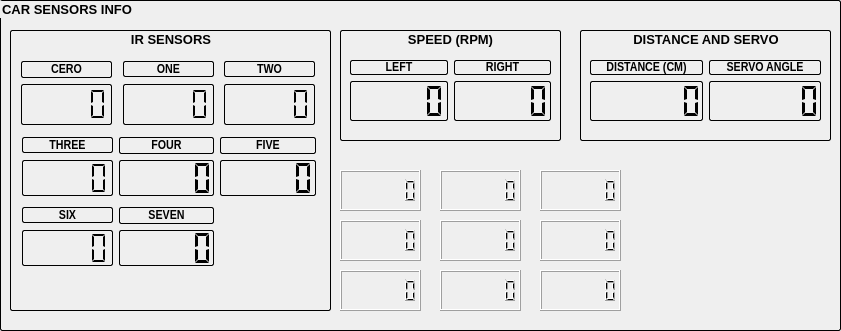
   <widget class="QGroupBox" name="groupBox_10">
    <property name="geometry">
     <rect>
      <x>440</x>
      <y>190</y>
      <width>841</width>
      <height>331</height>
     </rect>
    </property>
    <property name="font">
     <font>
      <pointsize>10</pointsize>
      <bold>true</bold>
     </font>
    </property>
    <property name="styleSheet">
     <string notr="true">QGroupBox {
    border: 1px solid gray;
    border-color: black;
    border-radius: 2px;
}</string>
    </property>
    <property name="title">
     <string>CAR SENSORS INFO</string>
    </property>
    <property name="alignment">
     <set>Qt::AlignLeading|Qt::AlignLeft|Qt::AlignVCenter</set>
    </property>
    <property name="flat">
     <bool>false</bool>
    </property>
    <widget class="QGroupBox" name="groupBox_11">
     <property name="geometry">
      <rect>
       <x>10</x>
       <y>30</y>
       <width>321</width>
       <height>281</height>
      </rect>
     </property>
     <property name="font">
      <font>
       <pointsize>10</pointsize>
       <bold>true</bold>
      </font>
     </property>
     <property name="title">
      <string>IR SENSORS</string>
     </property>
     <property name="alignment">
      <set>Qt::AlignCenter</set>
     </property>
     <widget class="QLCDNumber" name="ir_4">
      <property name="geometry">
       <rect>
        <x>109</x>
        <y>130</y>
        <width>95</width>
        <height>36</height>
       </rect>
      </property>
      <property name="font">
       <font>
        <family>Arial</family>
        <pointsize>9</pointsize>
        <italic>false</italic>
        <bold>false</bold>
        <underline>false</underline>
        <strikeout>false</strikeout>
        <kerning>true</kerning>
       </font>
      </property>
      <property name="layoutDirection">
       <enum>Qt::LeftToRight</enum>
      </property>
      <property name="styleSheet">
       <string notr="true">border: 1px solid gray;
border-color: black;
border-radius: 2px;</string>
      </property>
      <property name="frameShape">
       <enum>QFrame::Box</enum>
      </property>
      <property name="frameShadow">
       <enum>QFrame::Plain</enum>
      </property>
      <property name="lineWidth">
       <number>1</number>
      </property>
      <property name="digitCount">
       <number>5</number>
      </property>
      <property name="segmentStyle">
       <enum>QLCDNumber::Flat</enum>
      </property>
     </widget>
     <widget class="QLabel" name="irLabel_5">
      <property name="geometry">
       <rect>
        <x>109</x>
        <y>107</y>
        <width>95</width>
        <height>17</height>
       </rect>
      </property>
      <property name="font">
       <font>
        <family>Arial Narrow</family>
        <pointsize>10</pointsize>
        <italic>false</italic>
        <bold>true</bold>
       </font>
      </property>
      <property name="layoutDirection">
       <enum>Qt::LeftToRight</enum>
      </property>
      <property name="styleSheet">
       <string notr="true">border: 1px solid gray;
border-color: black;
border-radius: 2px;</string>
      </property>
      <property name="frameShape">
       <enum>QFrame::Box</enum>
      </property>
      <property name="lineWidth">
       <number>1</number>
      </property>
      <property name="text">
       <string>FOUR</string>
      </property>
      <property name="textFormat">
       <enum>Qt::AutoText</enum>
      </property>
      <property name="alignment">
       <set>Qt::AlignCenter</set>
      </property>
     </widget>
     <widget class="QLCDNumber" name="ir_3">
      <property name="geometry">
       <rect>
        <x>12</x>
        <y>130</y>
        <width>91</width>
        <height>36</height>
       </rect>
      </property>
      <property name="font">
       <font>
        <family>Arial</family>
        <pointsize>9</pointsize>
        <italic>false</italic>
        <bold>false</bold>
        <underline>false</underline>
        <strikeout>false</strikeout>
        <kerning>true</kerning>
       </font>
      </property>
      <property name="layoutDirection">
       <enum>Qt::LeftToRight</enum>
      </property>
      <property name="styleSheet">
       <string notr="true">border: 1px solid gray;
border-color: black;
border-radius: 2px;</string>
      </property>
      <property name="frameShape">
       <enum>QFrame::Box</enum>
      </property>
      <property name="frameShadow">
       <enum>QFrame::Plain</enum>
      </property>
      <property name="lineWidth">
       <number>1</number>
      </property>
      <property name="digitCount">
       <number>5</number>
      </property>
      <property name="segmentStyle">
       <enum>QLCDNumber::Flat</enum>
      </property>
     </widget>
     <widget class="QLabel" name="irLabel_6">
      <property name="geometry">
       <rect>
        <x>12</x>
        <y>107</y>
        <width>91</width>
        <height>16</height>
       </rect>
      </property>
      <property name="font">
       <font>
        <family>Arial Narrow</family>
        <pointsize>10</pointsize>
        <italic>false</italic>
        <bold>true</bold>
       </font>
      </property>
      <property name="layoutDirection">
       <enum>Qt::LeftToRight</enum>
      </property>
      <property name="styleSheet">
       <string notr="true">border: 1px solid gray;
border-color: black;
border-radius: 2px;</string>
      </property>
      <property name="frameShape">
       <enum>QFrame::Box</enum>
      </property>
      <property name="frameShadow">
       <enum>QFrame::Plain</enum>
      </property>
      <property name="lineWidth">
       <number>1</number>
      </property>
      <property name="text">
       <string>THREE</string>
      </property>
      <property name="textFormat">
       <enum>Qt::AutoText</enum>
      </property>
      <property name="alignment">
       <set>Qt::AlignCenter</set>
      </property>
      <property name="wordWrap">
       <bool>false</bool>
      </property>
     </widget>
     <widget class="QLabel" name="irLabel_7">
      <property name="geometry">
       <rect>
        <x>210</x>
        <y>107</y>
        <width>96</width>
        <height>17</height>
       </rect>
      </property>
      <property name="font">
       <font>
        <family>Arial Narrow</family>
        <pointsize>10</pointsize>
        <italic>false</italic>
        <bold>true</bold>
       </font>
      </property>
      <property name="layoutDirection">
       <enum>Qt::LeftToRight</enum>
      </property>
      <property name="styleSheet">
       <string notr="true">border: 1px solid gray;
border-color: black;
border-radius: 2px;</string>
      </property>
      <property name="frameShape">
       <enum>QFrame::Box</enum>
      </property>
      <property name="lineWidth">
       <number>1</number>
      </property>
      <property name="text">
       <string>FIVE</string>
      </property>
      <property name="textFormat">
       <enum>Qt::AutoText</enum>
      </property>
      <property name="alignment">
       <set>Qt::AlignCenter</set>
      </property>
     </widget>
     <widget class="QLCDNumber" name="ir_5">
      <property name="geometry">
       <rect>
        <x>210</x>
        <y>130</y>
        <width>96</width>
        <height>36</height>
       </rect>
      </property>
      <property name="font">
       <font>
        <family>Arial</family>
        <pointsize>9</pointsize>
        <italic>false</italic>
        <bold>false</bold>
        <underline>false</underline>
        <strikeout>false</strikeout>
        <kerning>true</kerning>
       </font>
      </property>
      <property name="layoutDirection">
       <enum>Qt::LeftToRight</enum>
      </property>
      <property name="styleSheet">
       <string notr="true">border: 1px solid gray;
border-color: black;
border-radius: 2px;</string>
      </property>
      <property name="frameShape">
       <enum>QFrame::Box</enum>
      </property>
      <property name="frameShadow">
       <enum>QFrame::Plain</enum>
      </property>
      <property name="lineWidth">
       <number>1</number>
      </property>
      <property name="digitCount">
       <number>5</number>
      </property>
      <property name="segmentStyle">
       <enum>QLCDNumber::Flat</enum>
      </property>
     </widget>
     <widget class="QLCDNumber" name="ir_7">
      <property name="geometry">
       <rect>
        <x>109</x>
        <y>200</y>
        <width>95</width>
        <height>36</height>
       </rect>
      </property>
      <property name="font">
       <font>
        <family>Arial</family>
        <pointsize>9</pointsize>
        <italic>false</italic>
        <bold>false</bold>
        <underline>false</underline>
        <strikeout>false</strikeout>
        <kerning>true</kerning>
       </font>
      </property>
      <property name="layoutDirection">
       <enum>Qt::LeftToRight</enum>
      </property>
      <property name="styleSheet">
       <string notr="true">border: 1px solid gray;
border-color: black;
border-radius: 2px;</string>
      </property>
      <property name="frameShape">
       <enum>QFrame::Box</enum>
      </property>
      <property name="frameShadow">
       <enum>QFrame::Plain</enum>
      </property>
      <property name="lineWidth">
       <number>1</number>
      </property>
      <property name="digitCount">
       <number>5</number>
      </property>
      <property name="segmentStyle">
       <enum>QLCDNumber::Flat</enum>
      </property>
     </widget>
     <widget class="QLabel" name="irLabel_8">
      <property name="geometry">
       <rect>
        <x>109</x>
        <y>177</y>
        <width>95</width>
        <height>17</height>
       </rect>
      </property>
      <property name="font">
       <font>
        <family>Arial Narrow</family>
        <pointsize>10</pointsize>
        <italic>false</italic>
        <bold>true</bold>
       </font>
      </property>
      <property name="layoutDirection">
       <enum>Qt::LeftToRight</enum>
      </property>
      <property name="styleSheet">
       <string notr="true">border: 1px solid gray;
border-color: black;
border-radius: 2px;</string>
      </property>
      <property name="frameShape">
       <enum>QFrame::Box</enum>
      </property>
      <property name="lineWidth">
       <number>1</number>
      </property>
      <property name="text">
       <string>SEVEN</string>
      </property>
      <property name="textFormat">
       <enum>Qt::AutoText</enum>
      </property>
      <property name="alignment">
       <set>Qt::AlignCenter</set>
      </property>
     </widget>
     <widget class="QLCDNumber" name="ir_6">
      <property name="geometry">
       <rect>
        <x>12</x>
        <y>200</y>
        <width>91</width>
        <height>36</height>
       </rect>
      </property>
      <property name="font">
       <font>
        <family>Arial</family>
        <pointsize>9</pointsize>
        <italic>false</italic>
        <bold>false</bold>
        <underline>false</underline>
        <strikeout>false</strikeout>
        <kerning>true</kerning>
       </font>
      </property>
      <property name="layoutDirection">
       <enum>Qt::LeftToRight</enum>
      </property>
      <property name="styleSheet">
       <string notr="true">border: 1px solid gray;
border-color: black;
border-radius: 2px;</string>
      </property>
      <property name="frameShape">
       <enum>QFrame::Box</enum>
      </property>
      <property name="frameShadow">
       <enum>QFrame::Plain</enum>
      </property>
      <property name="lineWidth">
       <number>1</number>
      </property>
      <property name="digitCount">
       <number>5</number>
      </property>
      <property name="segmentStyle">
       <enum>QLCDNumber::Flat</enum>
      </property>
     </widget>
     <widget class="QLabel" name="irLabel_9">
      <property name="geometry">
       <rect>
        <x>12</x>
        <y>177</y>
        <width>91</width>
        <height>16</height>
       </rect>
      </property>
      <property name="font">
       <font>
        <family>Arial Narrow</family>
        <pointsize>10</pointsize>
        <italic>false</italic>
        <bold>true</bold>
       </font>
      </property>
      <property name="layoutDirection">
       <enum>Qt::LeftToRight</enum>
      </property>
      <property name="styleSheet">
       <string notr="true">border: 1px solid gray;
border-color: black;
border-radius: 2px;</string>
      </property>
      <property name="frameShape">
       <enum>QFrame::Box</enum>
      </property>
      <property name="frameShadow">
       <enum>QFrame::Plain</enum>
      </property>
      <property name="lineWidth">
       <number>1</number>
      </property>
      <property name="text">
       <string>SIX</string>
      </property>
      <property name="textFormat">
       <enum>Qt::AutoText</enum>
      </property>
      <property name="alignment">
       <set>Qt::AlignCenter</set>
      </property>
      <property name="wordWrap">
       <bool>false</bool>
      </property>
     </widget>
     <widget class="QLabel" name="irLabel_3">
      <property name="geometry">
       <rect>
        <x>113</x>
        <y>31</y>
        <width>91</width>
        <height>16</height>
       </rect>
      </property>
      <property name="font">
       <font>
        <family>Arial Narrow</family>
        <pointsize>10</pointsize>
        <italic>false</italic>
        <bold>true</bold>
       </font>
      </property>
      <property name="layoutDirection">
       <enum>Qt::LeftToRight</enum>
      </property>
      <property name="styleSheet">
       <string notr="true">border: 1px solid gray;
border-color: black;
border-radius: 2px;</string>
      </property>
      <property name="frameShape">
       <enum>QFrame::Box</enum>
      </property>
      <property name="lineWidth">
       <number>1</number>
      </property>
      <property name="text">
       <string>ONE</string>
      </property>
      <property name="textFormat">
       <enum>Qt::AutoText</enum>
      </property>
      <property name="alignment">
       <set>Qt::AlignCenter</set>
      </property>
     </widget>
     <widget class="QLCDNumber" name="ir_2">
      <property name="geometry">
       <rect>
        <x>214</x>
        <y>54</y>
        <width>91</width>
        <height>41</height>
       </rect>
      </property>
      <property name="font">
       <font>
        <family>Arial</family>
        <pointsize>9</pointsize>
        <italic>false</italic>
        <bold>false</bold>
        <underline>false</underline>
        <strikeout>false</strikeout>
        <kerning>true</kerning>
       </font>
      </property>
      <property name="layoutDirection">
       <enum>Qt::LeftToRight</enum>
      </property>
      <property name="styleSheet">
       <string notr="true">border: 1px solid gray;
border-color: black;
border-radius: 2px;</string>
      </property>
      <property name="frameShape">
       <enum>QFrame::Box</enum>
      </property>
      <property name="frameShadow">
       <enum>QFrame::Plain</enum>
      </property>
      <property name="lineWidth">
       <number>1</number>
      </property>
      <property name="digitCount">
       <number>5</number>
      </property>
      <property name="segmentStyle">
       <enum>QLCDNumber::Flat</enum>
      </property>
     </widget>
     <widget class="QLCDNumber" name="ir_0">
      <property name="geometry">
       <rect>
        <x>11</x>
        <y>54</y>
        <width>91</width>
        <height>41</height>
       </rect>
      </property>
      <property name="font">
       <font>
        <family>Arial</family>
        <pointsize>9</pointsize>
        <italic>false</italic>
        <bold>false</bold>
        <underline>false</underline>
        <strikeout>false</strikeout>
        <kerning>true</kerning>
       </font>
      </property>
      <property name="layoutDirection">
       <enum>Qt::LeftToRight</enum>
      </property>
      <property name="styleSheet">
       <string notr="true">border: 1px solid gray;
border-color: black;
border-radius: 2px;</string>
      </property>
      <property name="frameShape">
       <enum>QFrame::Box</enum>
      </property>
      <property name="frameShadow">
       <enum>QFrame::Plain</enum>
      </property>
      <property name="lineWidth">
       <number>1</number>
      </property>
      <property name="digitCount">
       <number>5</number>
      </property>
      <property name="segmentStyle">
       <enum>QLCDNumber::Flat</enum>
      </property>
     </widget>
     <widget class="QLabel" name="irLabel_4">
      <property name="geometry">
       <rect>
        <x>11</x>
        <y>31</y>
        <width>91</width>
        <height>17</height>
       </rect>
      </property>
      <property name="font">
       <font>
        <family>Arial Narrow</family>
        <pointsize>10</pointsize>
        <italic>false</italic>
        <bold>true</bold>
       </font>
      </property>
      <property name="layoutDirection">
       <enum>Qt::LeftToRight</enum>
      </property>
      <property name="styleSheet">
       <string notr="true">border: 1px solid gray;
border-color: black;
border-radius: 2px;</string>
      </property>
      <property name="frameShape">
       <enum>QFrame::Box</enum>
      </property>
      <property name="frameShadow">
       <enum>QFrame::Plain</enum>
      </property>
      <property name="lineWidth">
       <number>1</number>
      </property>
      <property name="text">
       <string>CERO</string>
      </property>
      <property name="textFormat">
       <enum>Qt::AutoText</enum>
      </property>
      <property name="alignment">
       <set>Qt::AlignCenter</set>
      </property>
      <property name="wordWrap">
       <bool>false</bool>
      </property>
     </widget>
     <widget class="QLabel" name="irLabel_2">
      <property name="geometry">
       <rect>
        <x>214</x>
        <y>31</y>
        <width>91</width>
        <height>16</height>
       </rect>
      </property>
      <property name="font">
       <font>
        <family>Arial Narrow</family>
        <pointsize>10</pointsize>
        <italic>false</italic>
        <bold>true</bold>
       </font>
      </property>
      <property name="layoutDirection">
       <enum>Qt::LeftToRight</enum>
      </property>
      <property name="styleSheet">
       <string notr="true">border: 1px solid gray;
border-color: black;
border-radius: 2px;</string>
      </property>
      <property name="frameShape">
       <enum>QFrame::Box</enum>
      </property>
      <property name="lineWidth">
       <number>1</number>
      </property>
      <property name="text">
       <string>TWO</string>
      </property>
      <property name="textFormat">
       <enum>Qt::AutoText</enum>
      </property>
      <property name="alignment">
       <set>Qt::AlignCenter</set>
      </property>
     </widget>
     <widget class="QLCDNumber" name="ir_1">
      <property name="geometry">
       <rect>
        <x>113</x>
        <y>54</y>
        <width>91</width>
        <height>41</height>
       </rect>
      </property>
      <property name="font">
       <font>
        <family>Arial</family>
        <pointsize>9</pointsize>
        <italic>false</italic>
        <bold>false</bold>
        <underline>false</underline>
        <strikeout>false</strikeout>
        <kerning>true</kerning>
       </font>
      </property>
      <property name="layoutDirection">
       <enum>Qt::LeftToRight</enum>
      </property>
      <property name="styleSheet">
       <string notr="true">border: 1px solid gray;
border-color: black;
border-radius: 2px;</string>
      </property>
      <property name="frameShape">
       <enum>QFrame::Box</enum>
      </property>
      <property name="frameShadow">
       <enum>QFrame::Plain</enum>
      </property>
      <property name="lineWidth">
       <number>1</number>
      </property>
      <property name="digitCount">
       <number>5</number>
      </property>
      <property name="segmentStyle">
       <enum>QLCDNumber::Flat</enum>
      </property>
     </widget>
    </widget>
    <widget class="QGroupBox" name="groupBox_12">
     <property name="geometry">
      <rect>
       <x>340</x>
       <y>30</y>
       <width>221</width>
       <height>111</height>
      </rect>
     </property>
     <property name="font">
      <font>
       <pointsize>10</pointsize>
       <bold>true</bold>
      </font>
     </property>
     <property name="title">
      <string>SPEED (RPM)</string>
     </property>
     <property name="alignment">
      <set>Qt::AlignCenter</set>
     </property>
     <widget class="QWidget" name="layoutWidget">
      <property name="geometry">
       <rect>
        <x>10</x>
        <y>30</y>
        <width>201</width>
        <height>61</height>
       </rect>
      </property>
      <layout class="QGridLayout" name="gridLayout_6" rowstretch="0,1">
       <property name="spacing">
        <number>6</number>
       </property>
       <item row="0" column="0">
        <widget class="QLabel" name="leftHSensorLabel">
         <property name="font">
          <font>
           <family>Arial Narrow</family>
           <pointsize>10</pointsize>
           <italic>false</italic>
           <bold>true</bold>
          </font>
         </property>
         <property name="layoutDirection">
          <enum>Qt::LeftToRight</enum>
         </property>
         <property name="styleSheet">
          <string notr="true">border: 1px solid gray;
border-color: black;
border-radius: 2px;</string>
         </property>
         <property name="frameShape">
          <enum>QFrame::Box</enum>
         </property>
         <property name="lineWidth">
          <number>1</number>
         </property>
         <property name="text">
          <string>LEFT</string>
         </property>
         <property name="textFormat">
          <enum>Qt::AutoText</enum>
         </property>
         <property name="alignment">
          <set>Qt::AlignCenter</set>
         </property>
        </widget>
       </item>
       <item row="0" column="1">
        <widget class="QLabel" name="rightHSensorLabel">
         <property name="font">
          <font>
           <family>Arial Narrow</family>
           <pointsize>10</pointsize>
           <italic>false</italic>
           <bold>true</bold>
          </font>
         </property>
         <property name="layoutDirection">
          <enum>Qt::LeftToRight</enum>
         </property>
         <property name="styleSheet">
          <string notr="true">border: 1px solid gray;
border-color: black;
border-radius: 2px;</string>
         </property>
         <property name="frameShape">
          <enum>QFrame::Box</enum>
         </property>
         <property name="lineWidth">
          <number>1</number>
         </property>
         <property name="text">
          <string>RIGHT</string>
         </property>
         <property name="textFormat">
          <enum>Qt::AutoText</enum>
         </property>
         <property name="alignment">
          <set>Qt::AlignCenter</set>
         </property>
        </widget>
       </item>
       <item row="1" column="0">
        <widget class="QLCDNumber" name="leftPulsesLCD">
         <property name="font">
          <font>
           <family>Arial</family>
           <pointsize>9</pointsize>
           <italic>false</italic>
           <bold>false</bold>
           <underline>false</underline>
           <strikeout>false</strikeout>
           <kerning>true</kerning>
          </font>
         </property>
         <property name="styleSheet">
          <string notr="true">border: 1px solid gray;
border-color: black;
border-radius: 2px;</string>
         </property>
         <property name="frameShape">
          <enum>QFrame::Box</enum>
         </property>
         <property name="frameShadow">
          <enum>QFrame::Plain</enum>
         </property>
         <property name="lineWidth">
          <number>1</number>
         </property>
         <property name="digitCount">
          <number>5</number>
         </property>
         <property name="segmentStyle">
          <enum>QLCDNumber::Flat</enum>
         </property>
        </widget>
       </item>
       <item row="1" column="1">
        <widget class="QLCDNumber" name="rightPulsesLCD">
         <property name="font">
          <font>
           <family>Arial</family>
           <pointsize>9</pointsize>
           <italic>false</italic>
           <bold>false</bold>
           <underline>false</underline>
           <strikeout>false</strikeout>
           <kerning>true</kerning>
          </font>
         </property>
         <property name="styleSheet">
          <string notr="true">border: 1px solid gray;
border-color: black;
border-radius: 2px;</string>
         </property>
         <property name="frameShape">
          <enum>QFrame::Box</enum>
         </property>
         <property name="frameShadow">
          <enum>QFrame::Plain</enum>
         </property>
         <property name="lineWidth">
          <number>1</number>
         </property>
         <property name="digitCount">
          <number>5</number>
         </property>
         <property name="segmentStyle">
          <enum>QLCDNumber::Flat</enum>
         </property>
        </widget>
       </item>
      </layout>
     </widget>
    </widget>
    <widget class="QGroupBox" name="groupBox_13">
     <property name="geometry">
      <rect>
       <x>580</x>
       <y>30</y>
       <width>251</width>
       <height>111</height>
      </rect>
     </property>
     <property name="font">
      <font>
       <pointsize>10</pointsize>
       <bold>true</bold>
      </font>
     </property>
     <property name="title">
      <string>DISTANCE AND SERVO</string>
     </property>
     <property name="alignment">
      <set>Qt::AlignCenter</set>
     </property>
     <widget class="QWidget" name="layoutWidget">
      <property name="geometry">
       <rect>
        <x>10</x>
        <y>30</y>
        <width>231</width>
        <height>61</height>
       </rect>
      </property>
      <layout class="QGridLayout" name="gridLayout_7" rowstretch="0,1">
       <item row="0" column="0">
        <widget class="QLabel" name="dLabel">
         <property name="font">
          <font>
           <family>Arial Narrow</family>
           <pointsize>10</pointsize>
           <italic>false</italic>
           <bold>true</bold>
          </font>
         </property>
         <property name="layoutDirection">
          <enum>Qt::LeftToRight</enum>
         </property>
         <property name="styleSheet">
          <string notr="true">border: 1px solid gray;
border-color: black;
border-radius: 2px;</string>
         </property>
         <property name="frameShape">
          <enum>QFrame::Box</enum>
         </property>
         <property name="lineWidth">
          <number>1</number>
         </property>
         <property name="text">
          <string>DISTANCE (CM)</string>
         </property>
         <property name="textFormat">
          <enum>Qt::AutoText</enum>
         </property>
         <property name="alignment">
          <set>Qt::AlignCenter</set>
         </property>
        </widget>
       </item>
       <item row="0" column="1">
        <widget class="QLabel" name="sLabel">
         <property name="font">
          <font>
           <family>Arial Narrow</family>
           <pointsize>10</pointsize>
           <italic>false</italic>
           <bold>true</bold>
          </font>
         </property>
         <property name="layoutDirection">
          <enum>Qt::LeftToRight</enum>
         </property>
         <property name="styleSheet">
          <string notr="true">border: 1px solid gray;
border-color: black;
border-radius: 2px;</string>
         </property>
         <property name="frameShape">
          <enum>QFrame::Box</enum>
         </property>
         <property name="lineWidth">
          <number>1</number>
         </property>
         <property name="text">
          <string>SERVO ANGLE</string>
         </property>
         <property name="textFormat">
          <enum>Qt::AutoText</enum>
         </property>
         <property name="alignment">
          <set>Qt::AlignCenter</set>
         </property>
        </widget>
       </item>
       <item row="1" column="0">
        <widget class="QLCDNumber" name="distanceLCD">
         <property name="font">
          <font>
           <family>Arial</family>
           <pointsize>10</pointsize>
           <italic>false</italic>
           <bold>false</bold>
           <underline>false</underline>
           <strikeout>false</strikeout>
           <kerning>true</kerning>
          </font>
         </property>
         <property name="styleSheet">
          <string notr="true">border: 1px solid gray;
border-color: black;
border-radius: 2px;</string>
         </property>
         <property name="frameShape">
          <enum>QFrame::Box</enum>
         </property>
         <property name="frameShadow">
          <enum>QFrame::Plain</enum>
         </property>
         <property name="lineWidth">
          <number>1</number>
         </property>
         <property name="digitCount">
          <number>6</number>
         </property>
         <property name="segmentStyle">
          <enum>QLCDNumber::Flat</enum>
         </property>
        </widget>
       </item>
       <item row="1" column="1">
        <widget class="QLCDNumber" name="angleLCD">
         <property name="font">
          <font>
           <family>Arial</family>
           <pointsize>10</pointsize>
           <italic>false</italic>
           <bold>false</bold>
           <underline>false</underline>
           <strikeout>false</strikeout>
           <kerning>true</kerning>
          </font>
         </property>
         <property name="styleSheet">
          <string notr="true">border: 1px solid gray;
border-color: black;
border-radius: 2px;</string>
         </property>
         <property name="frameShape">
          <enum>QFrame::Box</enum>
         </property>
         <property name="frameShadow">
          <enum>QFrame::Plain</enum>
         </property>
         <property name="lineWidth">
          <number>1</number>
         </property>
         <property name="digitCount">
          <number>6</number>
         </property>
         <property name="segmentStyle">
          <enum>QLCDNumber::Flat</enum>
         </property>
        </widget>
       </item>
      </layout>
     </widget>
    </widget>
    <widget class="QLCDNumber" name="gyro_2">
     <property name="geometry">
      <rect>
       <x>540</x>
       <y>170</y>
       <width>81</width>
       <height>41</height>
      </rect>
     </property>
     <property name="digitCount">
      <number>6</number>
     </property>
    </widget>
    <widget class="QLCDNumber" name="gyro_0">
     <property name="geometry">
      <rect>
       <x>340</x>
       <y>170</y>
       <width>81</width>
       <height>41</height>
      </rect>
     </property>
     <property name="digitCount">
      <number>6</number>
     </property>
    </widget>
    <widget class="QLCDNumber" name="gyro_1">
     <property name="geometry">
      <rect>
       <x>440</x>
       <y>170</y>
       <width>81</width>
       <height>41</height>
      </rect>
     </property>
     <property name="digitCount">
      <number>6</number>
     </property>
    </widget>
    <widget class="QLCDNumber" name="accel_2">
     <property name="geometry">
      <rect>
       <x>540</x>
       <y>220</y>
       <width>81</width>
       <height>41</height>
      </rect>
     </property>
     <property name="digitCount">
      <number>6</number>
     </property>
    </widget>
    <widget class="QLCDNumber" name="accel_0">
     <property name="geometry">
      <rect>
       <x>340</x>
       <y>220</y>
       <width>81</width>
       <height>41</height>
      </rect>
     </property>
     <property name="digitCount">
      <number>6</number>
     </property>
    </widget>
    <widget class="QLCDNumber" name="accel_1">
     <property name="geometry">
      <rect>
       <x>440</x>
       <y>220</y>
       <width>81</width>
       <height>41</height>
      </rect>
     </property>
     <property name="digitCount">
      <number>6</number>
     </property>
    </widget>
    <widget class="QLCDNumber" name="vel_1">
     <property name="geometry">
      <rect>
       <x>440</x>
       <y>270</y>
       <width>81</width>
       <height>41</height>
      </rect>
     </property>
     <property name="digitCount">
      <number>6</number>
     </property>
    </widget>
    <widget class="QLCDNumber" name="vel_0">
     <property name="geometry">
      <rect>
       <x>340</x>
       <y>270</y>
       <width>81</width>
       <height>41</height>
      </rect>
     </property>
     <property name="digitCount">
      <number>6</number>
     </property>
    </widget>
    <widget class="QLCDNumber" name="vel_2">
     <property name="geometry">
      <rect>
       <x>540</x>
       <y>270</y>
       <width>81</width>
       <height>41</height>
      </rect>
     </property>
     <property name="digitCount">
      <number>6</number>
     </property>
    </widget>
   </widget>
